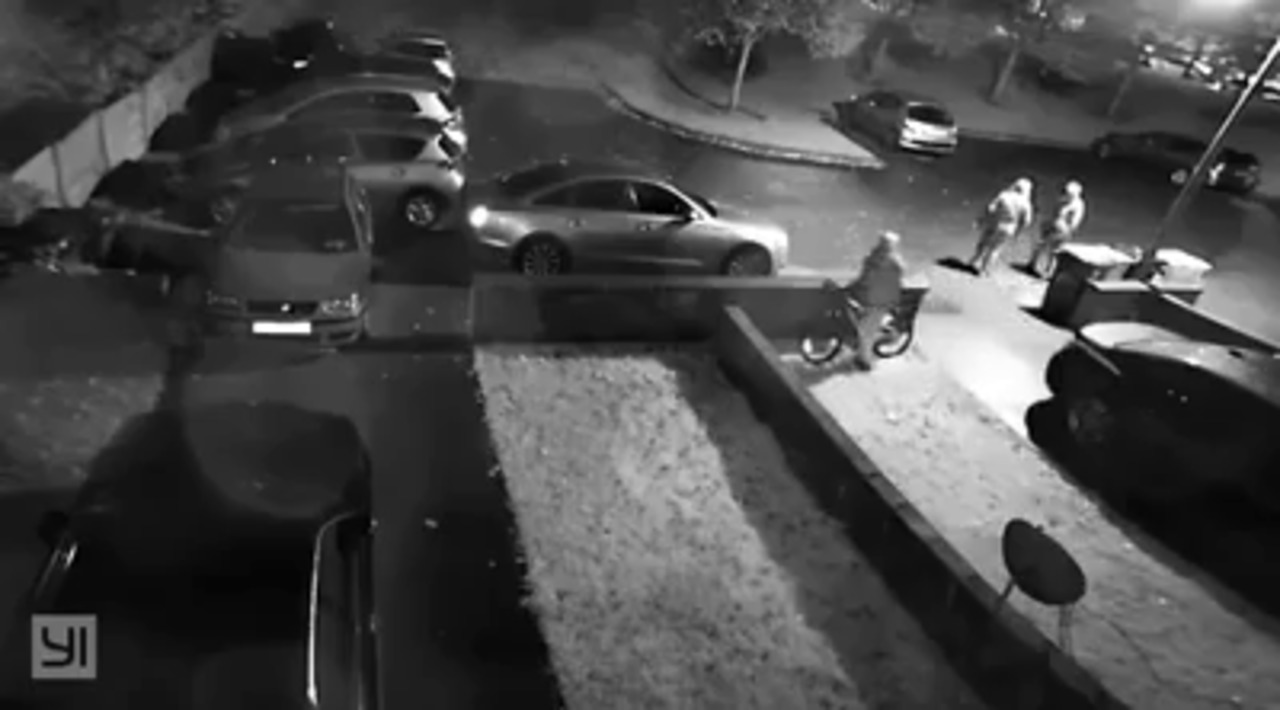
#> input picture Number PLate Recongnition/image.jpg, 1280 x 710 px
$ python -i plate_detect.py   (imports and definitions only)   (older library calls are emulated)
#> lines starting #> are read from the running program, lines starting #| are printed output that depends on the picture; after the words box and inside, x2 and y2 are one past the last pixel; in counts of white or black regions, pixels touching at a corner belong together
#> further down, picture is the input picture: shape (710, 1280, 3); min 0, max 255, mean 72.3
import numpy as np
import cv2
from copy import deepcopy
from PIL import Image
import pytesseract as tess

def preprocess(img):
	#cv2.imshow("Input",img)
	imgBlurred = cv2.GaussianBlur(img, (5,5), 0)
	gray = cv2.cvtColor(imgBlurred, cv2.COLOR_BGR2GRAY)
	sobelx = cv2.Sobel(gray,cv2.CV_8U,1,0,ksize=3)
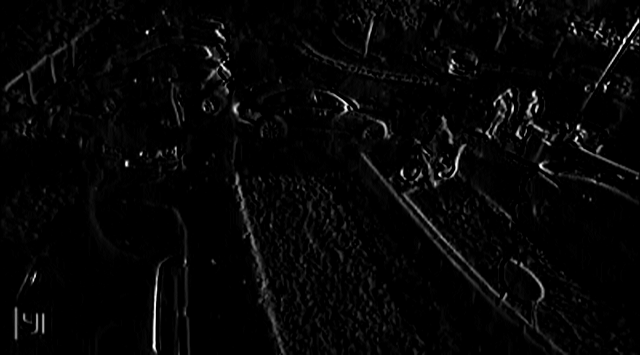
#> sobelx: shape (710, 1280) (shown at 1/2 size); min 0, max 255, mean 6
	#cv2.imshow("Sobel",sobelx)
	#cv2.waitKey(0)
	ret2,threshold_img = cv2.threshold(sobelx,0,255,cv2.THRESH_BINARY+cv2.THRESH_OTSU)
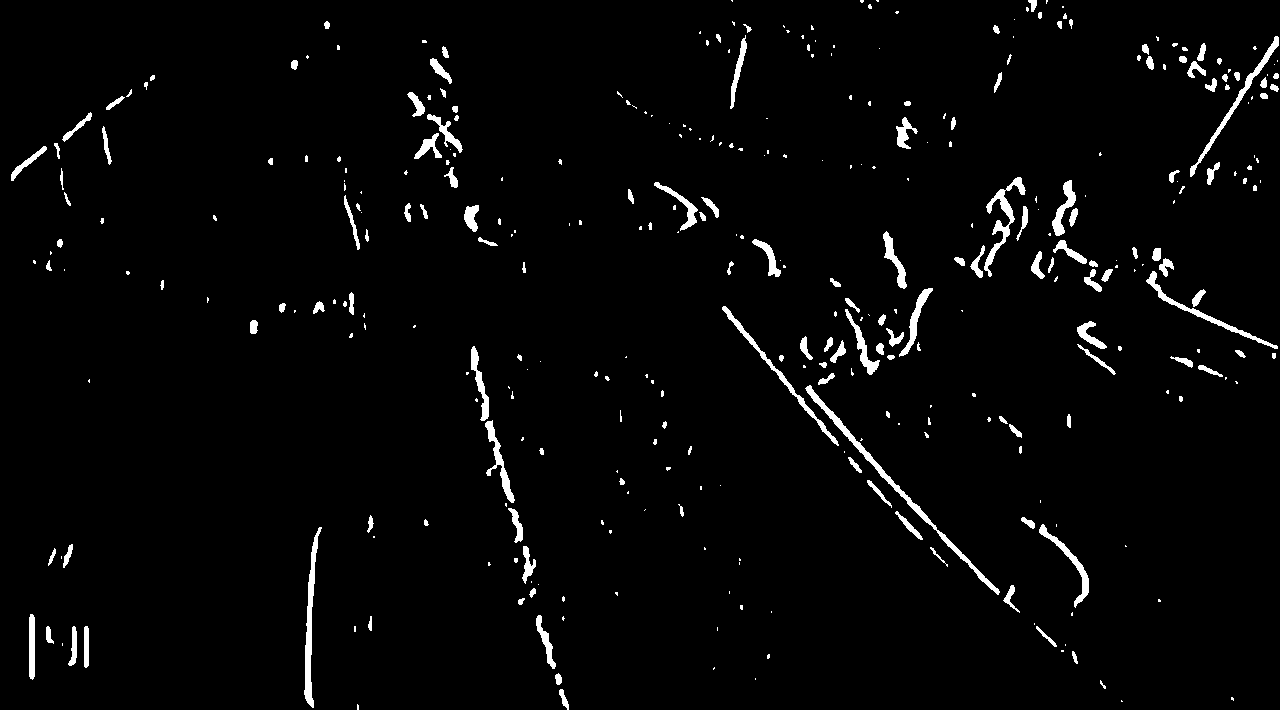
#> threshold_img: shape (710, 1280); 2.7% white; 362 white regions (202 under 20 px), largest, box (x1, y1, x2, y2) and area: (805, 385, 1000, 595) 1485, (304, 527, 322, 708) 1012, (984, 177, 1026, 277) 886
#> ret2 = 50
	#cv2.imshow("Threshold",threshold_img)
	#cv2.waitKey(0)
	return threshold_img

# [26 lines left out: function cleanPlate, not called in this run]


def extract_contours(threshold_img):
	element = cv2.getStructuringElement(shape=cv2.MORPH_RECT, ksize=(17, 3))
	morph_img_threshold = threshold_img.copy()
	cv2.morphologyEx(src=threshold_img, op=cv2.MORPH_CLOSE, kernel=element, dst=morph_img_threshold)
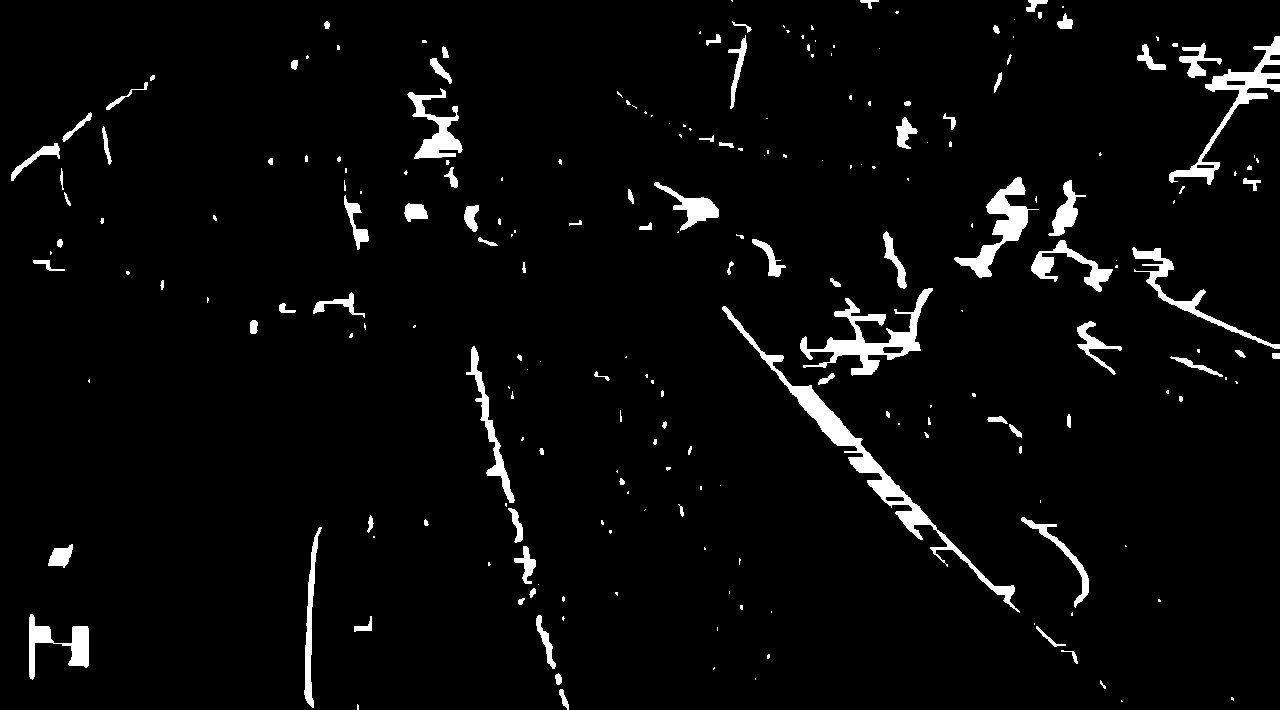
#> morph_img_threshold: shape (710, 1280); 3.8% white; 225 white regions (128 under 20 px)
	#cv2.imshow("Morphed",morph_img_threshold)
	#cv2.waitKey(0)
	#cv2.destroyAllWindows()

	contours, hierarchy= cv2.findContours(morph_img_threshold,mode=cv2.RETR_EXTERNAL,method=cv2.CHAIN_APPROX_NONE)
#> contours = 225 contours, 146 with area under 20; largest, box (x1, y1, x2, y2) and area: (722, 306, 1020, 613) 4301, (800, 288, 933, 376) 2778, (1169, 36, 1280, 185) 2372, (954, 177, 1039, 278) 2012, (407, 88, 463, 159) 1312


	return contours


def ratioCheck(area, width, height):
	ratio = float(width) / float(height)
	if ratio < 1:
		ratio = 1 / ratio

	aspect = 4.7272
	min = 15*aspect*15  # minimum area
	max = 125*aspect*125  # maximum area

	rmin = 3
	rmax = 6

	if (area < min or area > max) or (ratio < rmin or ratio > rmax):
		return False
	return True

# [6 lines left out: function isMaxWhite, not called in this run]


def validateRotationAndRatio(rect):
	(x, y), (width, height), rect_angle = rect

	if(width>height):
		angle = -rect_angle
	else:
		angle = 90 + rect_angle

	if angle>15:
		return False

	if height == 0 or width == 0:
		return False

	area = height*width
	if not ratioCheck(area,width,height):
		return False
	else:
		return True


#*******************************************************************************
def cleanAndRead(img,contours):
	#count=0
	for i,cnt in enumerate(contours):
		min_rect = cv2.minAreaRect(cnt)

		if validateRotationAndRatio(min_rect):

			x,y,w,h = cv2.boundingRect(cnt)
			plate_img = img[y:y+h,x:x+w]
			cv2.imshow("omkar12",plate_img)
			cv2.waitKey(0)
			cv2.destroyAllWindows()
			#cv2.imwrite('10.png',plate_img)
			return plate_img
			break


		#print "No. of final cont : " , count


def plate_detect(img):
	#print("DETECTING PLATE . . .")

	#img = cv2.imread("testData/Final.JPG")
	#img = cv2.imread("5.jpg")

	threshold_img = preprocess(img)
	contours= extract_contours(threshold_img)

	if len(contours)!=0:
		#print(len(contours)) #Test
		cv2.drawContours(img, contours, -1, (255,255,255), 1)
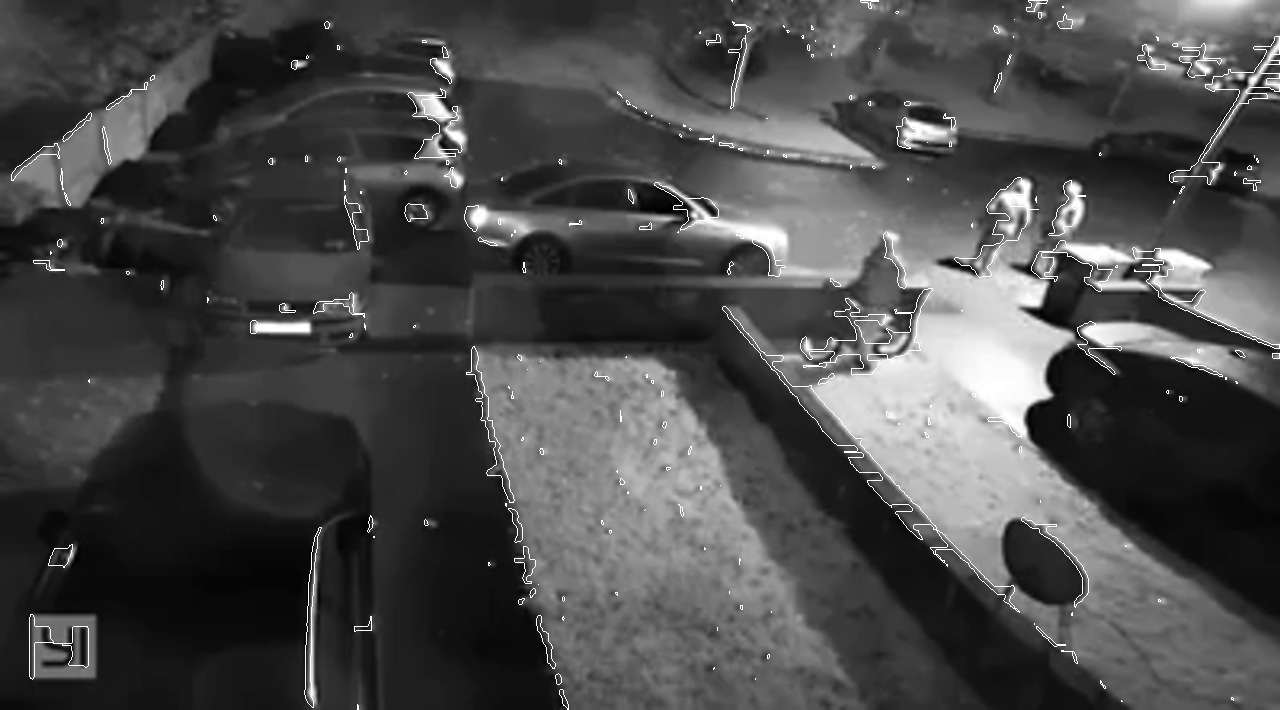
#> img: shape (710, 1280, 3); 1.18% of pixels changed, all inside (x1, y1, x2, y2) = (11, 0, 1280, 710)
		#cv2.imshow("Contours1",img)
		#cv2.waitKey(0)
		#cv2.destroyAllWindows()


		return(cleanAndRead(img,contours))
#> the loop in cleanAndRead, `for i,cnt in enumerate(contours):` made 225 passes
#> (width in validateRotationAndRatio, height in validateRotationAndRatio, rect_angle in validateRotationAndRatio, angle in validateRotationAndRatio) on passes 1, 3, 4: (5, 1, -90, 90), (3, 2, -90, 90), (5.38, 21.5, -18.43, 71.57)

>>> import cv2
>>> picture = cv2.imread('image.jpg')
>>> result = plate_detect(picture)
